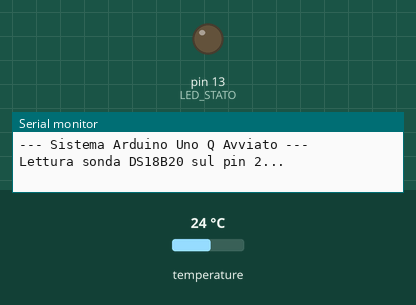
A sketch run on a simulated Arduino Mega 2560, built with avr-gcc and run on an emulated ATmega2560. Shown: output pins drawn as LEDs (lit = HIGH), the last lines printed to the serial monitor. Inputs (shaded band) come from the test bench; at power-on: temperature 24 °C.

Above: at 0.3 s.
At 23.12 s:
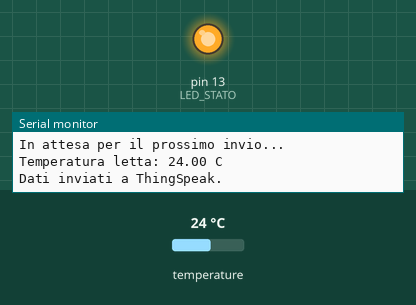
Timing chart, 0 to 28.2 s (numbered marks = the images above):
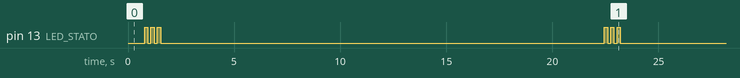

Measured:
- by itself, pin 13 (LED_STATO): repeats every 21.7 s: 2 × (LOW 0.15 s, HIGH 0.15 s), LOW 20.9 s, HIGH 0.15 s
- by itself, everything shown: repeats every 21.7 s, in 6 steps

The sketch:

2.ino
```cpp
#include <OneWire.h>
#include <DallasTemperature.h>
#include "arduino_secrets.h"

// Sulla Uno Q, Serial1 comunica con il processore Linux/WiFi
#define BridgeSerial Serial1
#define ONE_WIRE_BUS 2
#define LED_STATO 13 // Pin del LED "L" (non quello rosso dell'alimentazione)

OneWire oneWire(ONE_WIRE_BUS);
DallasTemperature sensors(&oneWire);

void setup() {
  // Avvio seriale per il PC
  Serial.begin(115200);

  // Avvio seriale per il bridge Linux
  BridgeSerial.begin(115200);

  // Configurazione LED
  pinMode(LED_STATO, OUTPUT);
  digitalWrite(LED_STATO, LOW); // Assicuriamoci che parta spento

  sensors.begin();

  Serial.println("--- Sistema Arduino Uno Q Avviato ---");
  Serial.println("Lettura sonda DS18B20 sul pin 2...");
}

// Funzione dedicata al lampeggio
void lampeggia(int volte) {
  for (int i = 0; i < volte; i++) {
    digitalWrite(LED_STATO, HIGH);
    delay(150);
    digitalWrite(LED_STATO, LOW);
    delay(150);
  }
}

void loop() {
  // Richiesta temperatura alla sonda
  sensors.requestTemperatures();
  float tempC = sensors.getTempCByIndex(0);

  // Verifichiamo se la sonda è connessa
  if (tempC != DEVICE_DISCONNECTED_C) {
    Serial.print("Temperatura letta: ");
    Serial.print(tempC);
    Serial.println(" C");

    // Costruzione comando per il lato Linux (WiFi)
    // Nota: SECRET_WRITE_APIKEY deve essere definita in arduino_secrets.h
    String comando = "curl -k \"http://thingspeak.com";
    comando += SECRET_WRITE_APIKEY;
    comando += "&field1=";
    comando += String(tempC);
    comando += "\"";

    // Invio comando al processore Linux
    BridgeSerial.println(comando);

    Serial.println("Dati inviati a ThingSpeak.");

    // Lampeggio di stato: 3 volte
    lampeggia(3);

  } else {
    Serial.println("ERRORE: Sonda DS18B20 non trovata! Controlla i collegamenti.");
    // Lampeggio veloce di errore se la sonda non va
    digitalWrite(LED_STATO, HIGH);
    delay(1000);
    digitalWrite(LED_STATO, LOW);
  }

  // ThingSpeak accetta dati ogni 15-20 secondi
  Serial.println("In attesa per il prossimo invio...");
  delay(20000);
}
```

arduino_secrets.h
```cpp
#define SECRET_SSID "test"        // Nome del tuo WiFi
#define SECRET_PASS "casacasteggio27045"    // Password del tuo WiFi
#define SECRET_CH_ID 358203719             // Il tuo Channel ID (numero)
#define SECRET_WRITE_APIKEY "BZB93RDOY5CFQHEE" // La tua Write API Key
```
